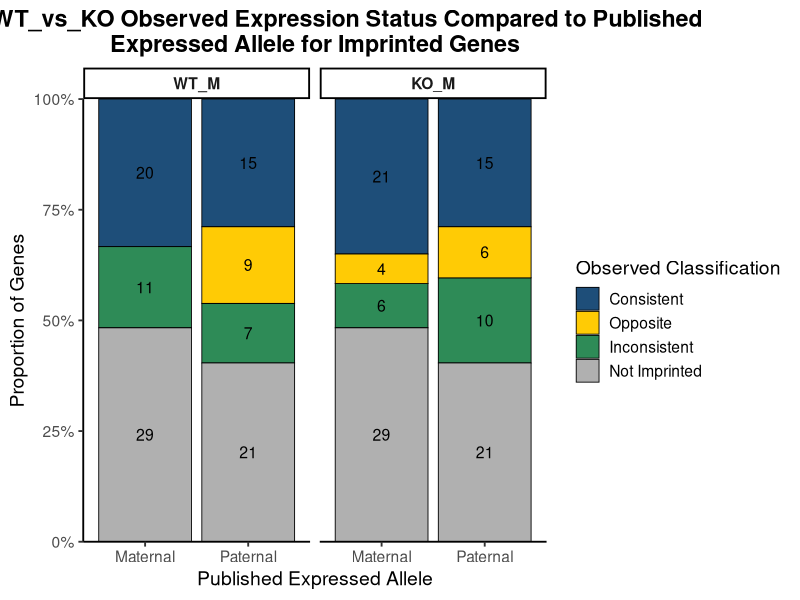
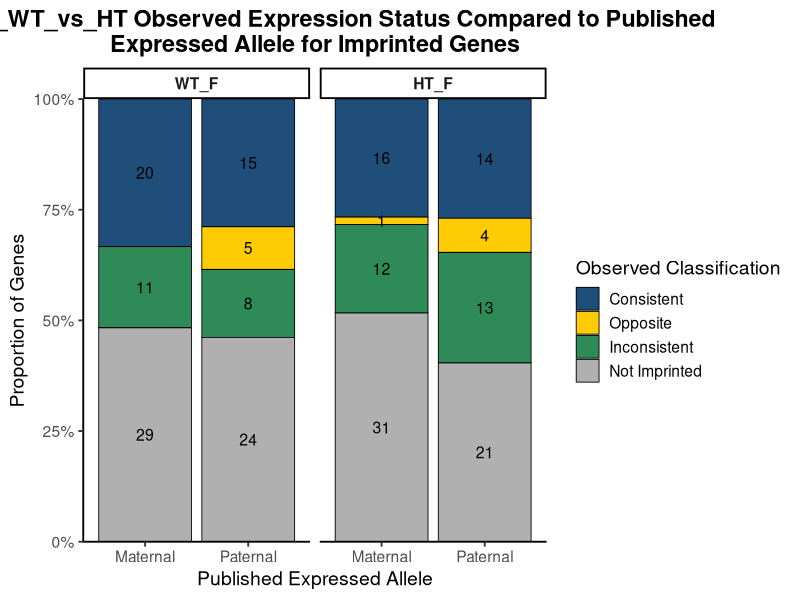
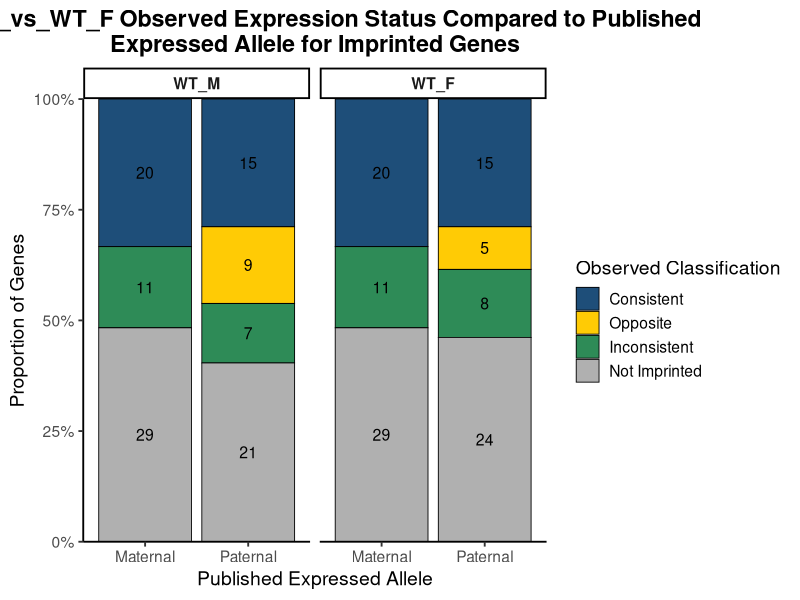
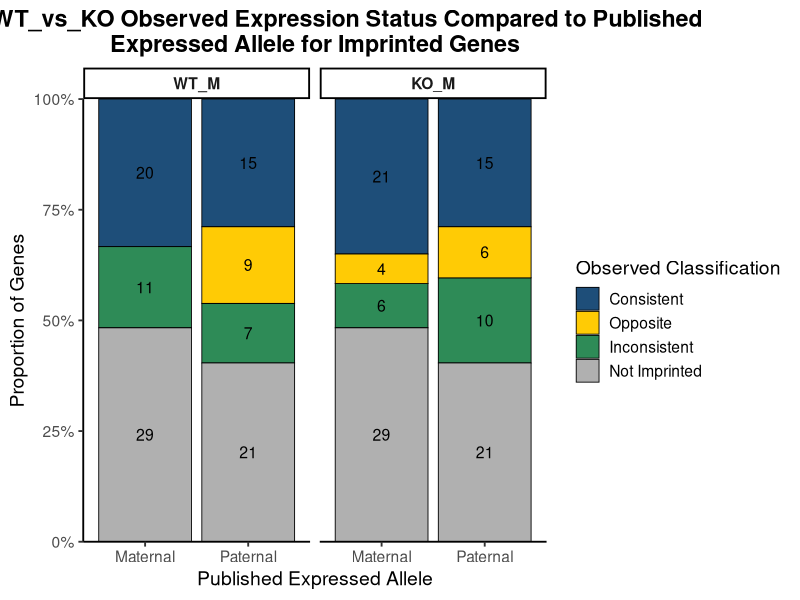
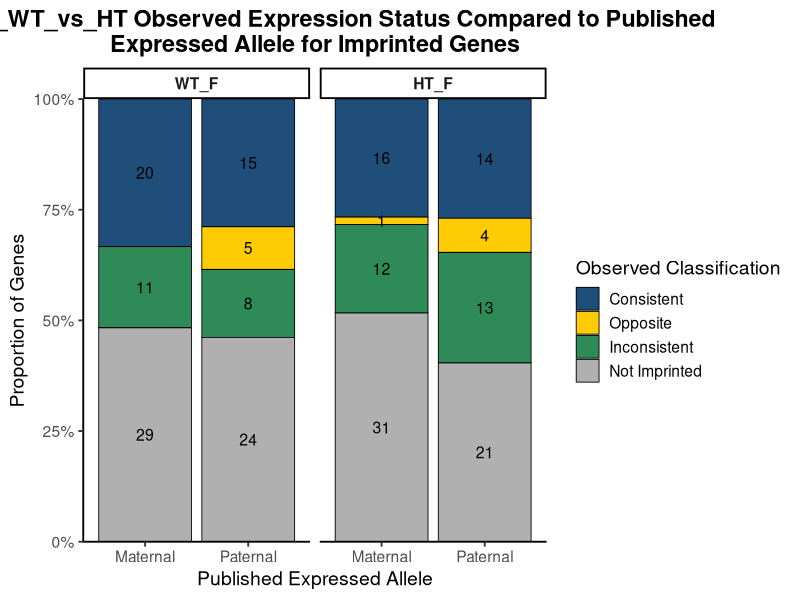
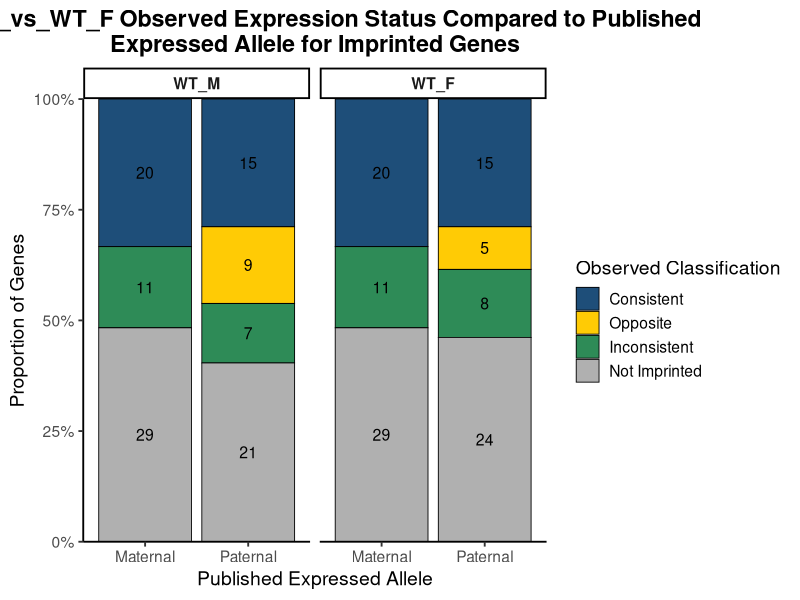

Generate these figures, in order, with R:
##############################################################################
# Author: Kylee Duczyminski
# Purpose:
# Create separate stacked barplots and Fisher's Exact Tests for:
#   1. Male mice: WT_M vs KO_M
#   2. Female mice: WT_F vs HT_F
#   3. Wild-type sex comparison: WT_M vs WT_F
#
# The plot compares observed allele-specific expression patterns to the
# published expressed allele for each imprinted gene.
#
# Categories:
#   Consistent     = all samples match the published expressed allele
#   Opposite       = all observed expressed alleles are opposite of published data
#   Inconsistent   = some samples are maternal, some are paternal OR some samples are imprinted and some are not
#   Not Imprinted  = no samples pass the AER imprinting threshold
#
# Input:
#   data/processed/HIP_RNA-AlSp_parentalASE_imprinting_analysis.csv
#
# Output:
#   figures/Male_WT_vs_KO_Stacked_Barplot.pdf
#   figures/Female_WT_vs_HT_Stacked_Barplot.pdf
#   figures/WT_M_vs_WT_F_Stacked_Barplot.pdf
##############################################################################

# ------------------------------------------------------------------
# 1. Load libraries
# ------------------------------------------------------------------
library(tidyverse)

# ------------------------------------------------------------------
# 2. Set working directory
# ------------------------------------------------------------------
setwd("/Users/kyleeduczyminski/Documents/Iwase-Lab/Kylee-Project")

# ------------------------------------------------------------------
# 3. Read in data
# ------------------------------------------------------------------
imprinting_data <- read_csv(
  "data/processed/HIP_RNA-AlSp_parentalASE_imprinting_analysis.csv",
  show_col_types = FALSE
)

# ------------------------------------------------------------------
# 4. Clean published expressed allele labels
# ------------------------------------------------------------------
# This makes sure labels are consistent as either "Maternal" or "Paternal".
imprinting_data <- imprinting_data %>%
  mutate(
    Expressed_Allele = str_trim(Expressed_Allele),
    Expressed_Allele = case_when(
      Expressed_Allele %in% c("Maternal", "maternal", "Maternally Expressed") ~ "Maternal",
      Expressed_Allele %in% c("Paternal", "paternal", "Paternally Expressed") ~ "Paternal",
      TRUE ~ Expressed_Allele
    )
  )

# ------------------------------------------------------------------
# 5. Define sample groups
# ------------------------------------------------------------------
# Male comparison: WT male vs KO male
male_samples <- c(
  "WT_M1", "WT_M2", "WT_M3",
  "KO_M1", "KO_M2", "KO_M3"
)

# Female comparison: WT female vs heterozygous female
female_samples <- c(
  "WT_F1", "WT_F2", "WT_F3",
  "HT_F1", "HT_F2", "HT_F3"
)

# Add "_AER" to match column names in the dataset
male_aer <- paste0(male_samples, "_AER")
female_aer <- paste0(female_samples, "_AER")

# WT comparisons: WT_M vs WT_F
wt_samples <- c(
  "WT_M1", "WT_M2", "WT_M3",
  "WT_F1", "WT_F2", "WT_F3"
)

# Add "_AER" to match column names in the dataset
wt_aer <- paste0(wt_samples, "_AER")

# ------------------------------------------------------------------
# 6. Convert AER values into observed expressed allele calls
# ------------------------------------------------------------------
# AER >= 0.7  = maternally expressed
# AER <= -0.7 = paternally expressed
# Between -0.7 and 0.7 = not imprinted
classify_observed_expression <- function(x) {
  case_when(
    is.na(x) ~ NA_character_,
    x >= 0.7 ~ "Maternal",
    x <= -0.7 ~ "Paternal",
    TRUE ~ "Not Imprinted"
  )
}

# ------------------------------------------------------------------
# 7. Main analysis function
# ------------------------------------------------------------------
# This function:
#   1. Converts data to long format
#   2. Classifies each gene within each genotype group
#   3. Makes a stacked barplot
#   4. Saves the plot as a PDF
#   5. Runs Fisher's Exact Test
run_group_analysis <- function(aer_columns, group_name) {
  
  # --------------------------------------------------------------
  # Convert wide AER data into long format
  # --------------------------------------------------------------
  long_data <- imprinting_data %>%
    select(Gene_Name, Expressed_Allele, all_of(aer_columns)) %>%
    pivot_longer(
      cols = all_of(aer_columns),
      names_to = "Sample",
      values_to = "AER"
    ) %>%
    mutate(
      Sample = str_remove(Sample, "_AER"),
      Observed_Expressed_Allele = classify_observed_expression(AER),
      
      # Assign genotype labels
      Genotype = case_when(
        str_detect(Sample, "WT_M") ~ "WT_M",
        str_detect(Sample, "WT_F") ~ "WT_F",
        str_detect(Sample, "KO_M") ~ "KO_M",
        str_detect(Sample, "HT_F") ~ "HT_F",
        TRUE ~ NA_character_
      )
    )
  
  if (group_name == "Male_WT_vs_KO") {
    long_data$Genotype <- factor(long_data$Genotype, levels = c("WT_M", "KO_M"))
  }
  
  if (group_name == "Female_WT_vs_HT") {
    long_data$Genotype <- factor(long_data$Genotype, levels = c("WT_F", "HT_F"))
  }
  
  if (group_name == "WT_M_vs_WT_F") {
    long_data$Genotype <- factor(long_data$Genotype, levels = c("WT_M", "WT_F"))
  }
  
  # --------------------------------------------------------------
  # Classify each gene within each genotype group
  # --------------------------------------------------------------
  gene_classification <- long_data %>%
    group_by(Gene_Name, Expressed_Allele, Genotype) %>%
    summarize(
      n_total = n(),
      n_maternal = sum(Observed_Expressed_Allele == "Maternal", na.rm = TRUE),
      n_paternal = sum(Observed_Expressed_Allele == "Paternal", na.rm = TRUE),
      n_not_imprinted = sum(Observed_Expressed_Allele == "Not Imprinted", na.rm = TRUE),
      n_imprinted = n_maternal + n_paternal,
      .groups = "drop"
    ) %>%
    mutate(
      Classification = case_when(
        
        # No samples pass the imprinting threshold
        n_imprinted == 0 ~ "Not Imprinted",
        
        # All samples match the published maternal allele
        Expressed_Allele == "Maternal" &
          n_maternal == n_total ~ "Consistent",
        
        # All samples match the published paternal allele
        Expressed_Allele == "Paternal" &
          n_paternal == n_total ~ "Consistent",
        
        # All samples are opposite of published maternal allele
        Expressed_Allele == "Maternal" &
          n_paternal == n_total ~ "Opposite",
        
        # All samples are opposite of published paternal allele
        Expressed_Allele == "Paternal" &
          n_maternal == n_total ~ "Opposite",
        
        # Some samples are maternal and some are paternal
        n_maternal > 0 & n_paternal > 0 ~ "Inconsistent",
        
        # Some samples are imprinted and some are not imprinted
        n_imprinted > 0 & n_not_imprinted > 0 ~ "Inconsistent",
        
        # Catch anything unexpected
        TRUE ~ "Inconsistent"
      )
    )

  # --------------------------------------------------------------
  # Summarize data for stacked barplot
  # --------------------------------------------------------------
  barplot_data <- gene_classification %>%
    count(Genotype, Expressed_Allele, Classification) %>%
    group_by(Genotype, Expressed_Allele) %>%
    mutate(
      Proportion = n / sum(n)
    ) %>%
    ungroup() %>%
    mutate(
      Classification = factor(
        Classification,
        levels = c("Consistent", "Opposite", "Inconsistent", "Not Imprinted")
      ),
      Expressed_Allele = factor(
        Expressed_Allele,
        levels = c("Maternal", "Paternal")
      )
    )
  
  # --------------------------------------------------------------
  # Make stacked barplot
  # --------------------------------------------------------------
  p <- ggplot(
    barplot_data,
    aes(x = Expressed_Allele, y = Proportion, fill = Classification)
  ) +
    geom_col(color = "black", linewidth = 0.3) +
    
    geom_text(
      aes(label = n),
      position = position_stack(vjust = 0.5),
      size = 4
    ) +
    
    facet_wrap(~Genotype) +
    
    scale_y_continuous(
      labels = scales::percent_format(),
      expand = c(0, 0)
    ) +
    coord_cartesian(ylim = c(0, 1)) +
    
    scale_fill_manual(
      values = c(
        "Consistent" = "#1E4E79",
        "Opposite" = "#FFCB05",
        "Inconsistent" = "#2E8B57",
        "Not Imprinted" = "#B0B0B0"
      )
    ) +
    
    labs(
      title = paste(
        group_name,
        "Observed Expression Status Compared to Published\nExpressed Allele for Imprinted Genes"
      ),
      x = "Published Expressed Allele",
      y = "Proportion of Genes",
      fill = "Observed Classification"
    ) +
    
    theme_classic(base_size = 14) +
    theme(
      plot.title = element_text(hjust = 0.5, face = "bold"),
      strip.text = element_text(face = "bold"),
      legend.position = "right"
    )
  
  print(p)
  
  # --------------------------------------------------------------
  # Save plot as PDF
  # --------------------------------------------------------------
  ggsave(
    filename = paste0(
      "figures/",
      str_replace_all(group_name, "[^A-Za-z0-9]", "_"),
      "_Stacked_Barplot.pdf"
    ),
    plot = p,
    width = 11,
    height = 8
  )
  
  # --------------------------------------------------------------
  # Fisher's Exact Test
  # --------------------------------------------------------------
  # This tests whether the proportion of Consistent vs Opposite genes
  # differs between genotype groups.
  #
  # Inconsistent and Not Imprinted genes are excluded from this test.
  
  fisher_data <- gene_classification %>%
    filter(Classification %in% c("Consistent", "Opposite")) %>%
    count(Genotype, Classification) %>%
    complete(
      Genotype,
      Classification = c("Consistent", "Opposite"),
      fill = list(n = 0)
    )
  
  fisher_table <- fisher_data %>%
    pivot_wider(
      names_from = Classification,
      values_from = n,
      values_fill = 0
    ) %>%
    column_to_rownames("Genotype") %>%
    as.matrix()
  
  fisher_result <- fisher.test(fisher_table)
  
  cat("\n====================================================\n")
  cat(group_name, "Fisher Table:\n")
  print(fisher_table)
  
  cat("\n", group_name, "Fisher's Exact Test:\n")
  print(fisher_result)
  cat("====================================================\n")
  
  return(
    list(
      long_data = long_data,
      gene_classification = gene_classification,
      barplot_data = barplot_data,
      plot = p,
      fisher_table = fisher_table,
      fisher_result = fisher_result
    )
  )
}


# ------------------------------------------------------------------
# 8. Run male comparison: WT_M vs KO_M
# ------------------------------------------------------------------
male_results <- run_group_analysis(
  male_aer,
  "Male_WT_vs_KO"
)

# ------------------------------------------------------------------
# 9. Run female comparison: WT_F vs HT_F
# ------------------------------------------------------------------
female_results <- run_group_analysis(
  female_aer,
  "Female_WT_vs_HT"
)

# ------------------------------------------------------------------
# 10. Run WT comparison: WT_M vs WT_F
# ------------------------------------------------------------------
wt_results <- run_group_analysis(
  wt_aer,
  "WT_M_vs_WT_F"
)
